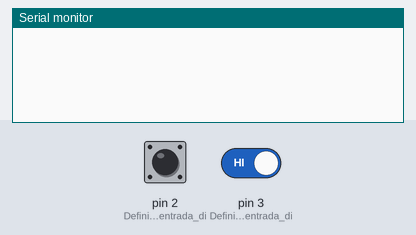
The sketch below on a simulated Arduino Mega 2560, built with avr-gcc and run on an emulated ATmega2560. Parts: the last lines printed to the serial monitor. The inputs (shaded band) are chosen by the test bench; at power-on: pin 2 (Definir_2_como_entrada_di) HIGH, pin 3 (Definir_3_como_entrada_di) HIGH. Storage starts empty; the audio player accepts every command and is not drawn.

Above: at 1.2 s.
1.3 s: pin 2 (Definir_2_como_entrada_di) driven LOW
At 2.4 s:
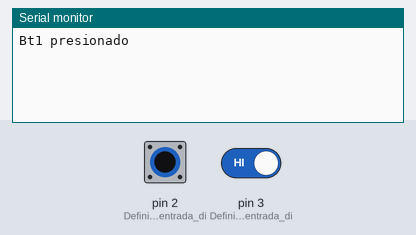
2.8 s: pin 2 (Definir_2_como_entrada_di) driven HIGH and pin 3 (Definir_3_como_entrada_di) driven LOW
At 3.9 s:
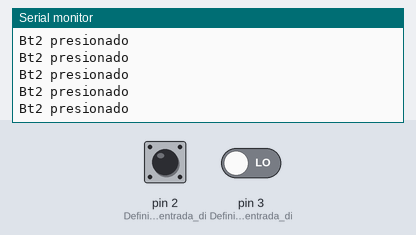

The sketch:

C_digo_fuente.ino
```cpp
/* Roberto Minelli
Universidad de Granda
2018
----------------
Arduino - Music Player
El circuito:
 * Pulsador - pin 2 and 3
 * Salida de audio - pin 46
 * Conexión SPI del módulo SD:
 ** MOSI - pin 51
 ** MISO - pin 50
 ** SCK - pin 52
 ** CS - pin 53
 */

#include "SD.h" //Librería para leer la tarjeta de memoria
#include "TMRpcm.h" //Librería para reproducir el audio
#include "SPI.h" //Librería SPI para la tarjeta de memoria

#define SD_ChipSelectPin 53 //Pin para seleción de chip - CS ( Chip Selection )

TMRpcm music; //Objeto llamado "music"

int Bt1 = 0;
int Bt2 = 0;
boolean db1=true;
boolean db2=true;

void setup()
{

music.speakerPin = 46; //Salida de audio
Serial.begin(9600); //Serial Com para la depuración
if (!SD.begin(SD_ChipSelectPin)) {
Serial.println("SD fail");
return;
}
 pinMode(2,INPUT);  //Definir 2 como entrada digital.
 pinMode(3,INPUT);  //Definir 3 como entrada digital.

music.setVolume(7);    //   0 to 7. Establecer el nivel de volumen
music.quality(0);        //  Defini 1 para 2x sobremuestreo y 0 para normal

}


void loop()
{

  Bt1=digitalRead(2);
  Bt2=digitalRead(3);


 if (Bt1 == LOW & db1 == true)  //Para Bt1 presionado, reproduce el archivo "1.wav"
    {
      {music.play("1");}
      db1 = false;
      Serial.println("Bt1 presionado");


    }
    if(Bt2 == LOW & db1 == true) //Para Bt2 presionado, reproduce el archivo "2.wav"
    {
      {music.play("2");}
      db2 = false;
      Serial.println("Bt2 presionado");

    }

   if (digitalRead(2)==HIGH) // Evitar rebotes
  db1=true;

  if (digitalRead(3)==HIGH)  // Evitar rebotes
  db2=true;
}
```

Measured:
- after the input at 1.3 s, the serial monitor: prints a new line at once (image 1)
- after the input at 2.8 s, the serial monitor: prints a new line at once (image 2)
